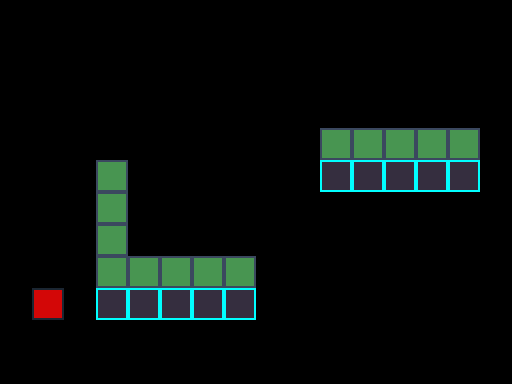

This is a level from a 2D game, rendered from its Tiled map with the project's own tilesets. A one-line summary and the complete map file follow:
An orthogonal 16x12 tile map with 32x32 px tiles, 1 tile layer (Tile Layer 1).

<map version="1.0" tiledversion="1.0.3" orientation="orthogonal" renderorder="right-down" width="16" height="12" tilewidth="32" tileheight="32" nextobjectid="1">
 <tileset firstgid="1" source="Tileset/Tileset.tsx" />
 <layer name="Tile Layer 1" width="16" height="12">
  <data encoding="csv">
0,0,0,0,0,0,0,0,0,0,0,0,0,0,0,0,
0,0,0,0,0,0,0,0,0,0,0,0,0,0,0,0,
0,0,0,0,0,0,0,0,0,0,0,0,0,0,0,0,
0,0,0,0,0,0,0,0,0,0,0,0,0,0,0,0,
0,0,0,0,0,0,0,0,0,0,1,1,1,1,1,0,
0,0,0,1,0,0,0,0,0,0,2,2,2,2,2,0,
0,0,0,1,0,0,0,0,0,0,0,0,0,0,0,0,
0,0,0,1,0,0,0,0,0,0,0,0,0,0,0,0,
0,0,0,1,1,1,1,1,0,0,0,0,0,0,0,0,
0,3,0,2,2,2,2,2,0,0,0,0,0,0,0,0,
0,0,0,0,0,0,0,0,0,0,0,0,0,0,0,0,
0,0,0,0,0,0,0,0,0,0,0,0,0,0,0,0
</data>
 </layer>
</map>